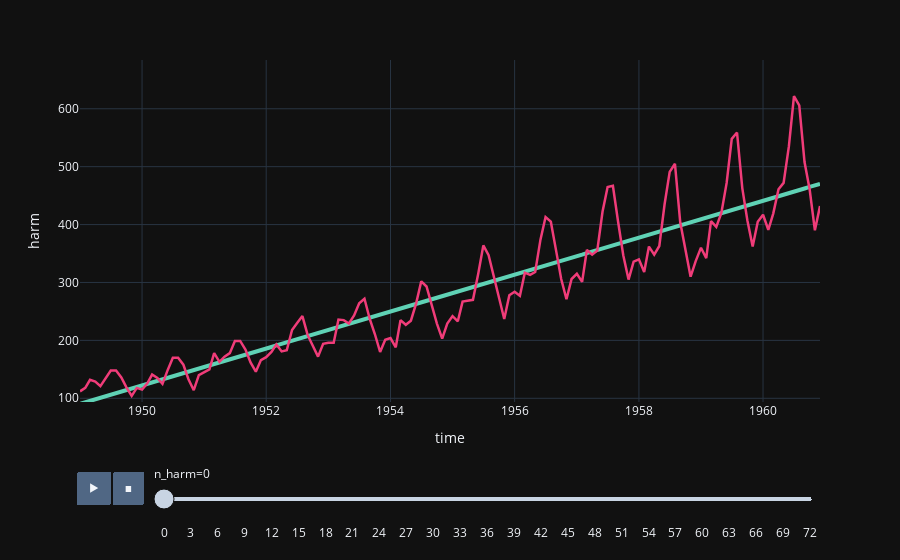

Here is the notebook cell this chart was saved with:
### Code cell
fig = px.line(all_df,   # px.scatter
              x = "time",
              y = "harm",
              animation_frame = "n_harm",
              range_y = [min(all_df['ts']) * 0.9, max(all_df['ts']) * 1.1],
              color_discrete_sequence = ['#5FD2B5'])   # px.colors.qualitative.Dark2

fig2 = go.Figure(fig.add_traces(
    data = px.line(all_df,
                   x = "time",
                   y = "ts",
                   animation_frame = "n_harm",
                   range_y = [min(all_df['ts']) * 0.9, max(all_df['ts']) * 1.1],
                   color_discrete_sequence = ['#F03C79'])._data))

fig2['data'][0]['line']['width'] = 4
fig2['data'][1]['line']['width'] = 2.5

fig2.update_layout(title = "Fourier analysis of the time series",
                   xaxis_title = "Time",
                   yaxis_title = "Time Series",
                   width = 1000,
                   height = 500)

fig2.show()

### Figure 1 — Plotly figure (JSON) as saved in the notebook; plotly's stock layout.template omitted (floating-point values rounded to 4 significant figures; data arrays with more than 128 entries replaced by an {"elided": "..."} marker saying what was removed)
{"data": [{"hovertemplate": "n_harm=0<br>time=%{x}<br>harm=%{y}<extra></extra>", "legendgroup": "", "line": {"color": "#5FD2B5", "dash": "solid", "width": 4}, "marker": {"symbol": "circle"}, "mode": "lines", "name": "", "orientation": "v", "showlegend": false, "x": {"elided": "144 str values"}, "xaxis": "x", "y": {"elided": "144 float values"}, "yaxis": "y", "type": "scatter"}, {"hovertemplate": "n_harm=0<br>time=%{x}<br>ts=%{y}<extra></extra>", "legendgroup": "", "line": {"color": "#F03C79", "dash": "solid", "width": 2.5}, "marker": {"symbol": "circle"}, "mode": "lines", "name": "", "orientation": "v", "showlegend": false, "x": {"elided": "144 str values"}, "xaxis": "x", "y": {"elided": "144 int values"}, "yaxis": "y", "type": "scatter"}], "layout": {"legend": {"tracegroupgap": 0}, "margin": {"t": 60}, "sliders": [{"active": 0, "currentvalue": {"prefix": "n_harm="}, "len": 0.9, "pad": {"b": 10, "t": 60}, "steps": [{"args": [["0"], {"frame": {"duration": 0, "redraw": false}, "mode": "immediate", "fromcurrent": true, "transition": {"duration": 0, "easing": "linear"}}], "label": "0", "method": "animate"}, {"args": [["1"], {"frame": {"duration": 0, "redraw": false}, "mode": "immediate", "fromcurrent": true, "transition": {"duration": 0, "easing": "linear"}}], "label": "1", "method": "animate"}, {"args": [["2"], {"frame": {"duration": 0, "redraw": false}, "mode": "immediate", "fromcurrent": true, "transition": {"duration": 0, "easing": "linear"}}], "label": "2", "method": "animate"}, {"args": [["3"], {"frame": {"duration": 0, "redraw": false}, "mode": "immediate", "fromcurrent": true, "transition": {"duration": 0, "easing": "linear"}}], "label": "3", "method": "animate"}, {"args": [["4"], {"frame": {"duration": 0, "redraw": false}, "mode": "immediate", "fromcurrent": true, "transition": {"duration": 0, "easing": "linear"}}], "label": "4", "method": "animate"}, {"args": [["5"], {"frame": {"duration": 0, "redraw": false}, "mode": "immediate", "fromcurrent": true, "transition": {"duration": 0, "easing": "linear"}}], "label": "5", "method": "animate"}, {"args": [["6"], {"frame": {"duration": 0, "redraw": false}, "mode": "immediate", "fromcurrent": true, "transition": {"duration": 0, "easing": "linear"}}], "label": "6", "method": "animate"}, {"args": [["7"], {"frame": {"duration": 0, "redraw": false}, "mode": "immediate", "fromcurrent": true, "transition": {"duration": 0, "easing": "linear"}}], "label": "7", "method": "animate"}, {"args": [["8"], {"frame": {"duration": 0, "redraw": false}, "mode": "immediate", "fromcurrent": true, "transition": {"duration": 0, "easing": "linear"}}], "label": "8", "method": "animate"}, {"args": [["9"], {"frame": {"duration": 0, "redraw": false}, "mode": "immediate", "fromcurrent": true, "transition": {"duration": 0, "easing": "linear"}}], "label": "9", "method": "animate"}, {"args": [["10"], {"frame": {"duration": 0, "redraw": false}, "mode": "immediate", "fromcurrent": true, "transition": {"duration": 0, "easing": "linear"}}], "label": "10", "method": "animate"}, {"args": [["11"], {"frame": {"duration": 0, "redraw": false}, "mode": "immediate", "fromcurrent": true, "transition": {"duration": 0, "easing": "linear"}}], "label": "11", "method": "animate"}, {"args": [["12"], {"frame": {"duration": 0, "redraw": false}, "mode": "immediate", "fromcurrent": true, "transition": {"duration": 0, "easing": "linear"}}], "label": "12", "method": "animate"}, {"args": [["13"], {"frame": {"duration": 0, "redraw": false}, "mode": "immediate", "fromcurrent": true, "transition": {"duration": 0, "easing": "linear"}}], "label": "13", "method": "animate"}, {"args": [["14"], {"frame": {"duration": 0, "redraw": false}, "mode": "immediate", "fromcurrent": true, "transition": {"duration": 0, "easing": "linear"}}], "label": "14", "method": "animate"}, {"args": [["15"], {"frame": {"duration": 0, "redraw": false}, "mode": "immediate", "fromcurrent": true, "transition": {"duration": 0, "easing": "linear"}}], "label": "15", "method": "animate"}, {"args": [["16"], {"frame": {"duration": 0, "redraw": false}, "mode": "immediate", "fromcurrent": true, "transition": {"duration": 0, "easing": "linear"}}], "label": "16", "method": "animate"}, {"args": [["17"], {"frame": {"duration": 0, "redraw": false}, "mode": "immediate", "fromcurrent": true, "transition": {"duration": 0, "easing": "linear"}}], "label": "17", "method": "animate"}, {"args": [["18"], {"frame": {"duration": 0, "redraw": false}, "mode": "immediate", "fromcurrent": true, "transition": {"duration": 0, "easing": "linear"}}], "label": "18", "method": "animate"}, {"args": [["19"], {"frame": {"duration": 0, "redraw": false}, "mode": "immediate", "fromcurrent": true, "transition": {"duration": 0, "easing": "linear"}}], "label": "19", "method": "animate"}, {"args": [["20"], {"frame": {"duration": 0, "redraw": false}, "mode": "immediate", "fromcurrent": true, "transition": {"duration": 0, "easing": "linear"}}], "label": "20", "method": "animate"}, {"args": [["21"], {"frame": {"duration": 0, "redraw": false}, "mode": "immediate", "fromcurrent": true, "transition": {"duration": 0, "easing": "linear"}}], "label": "21", "method": "animate"}, {"args": [["22"], {"frame": {"duration": 0, "redraw": false}, "mode": "immediate", "fromcurrent": true, "transition": {"duration": 0, "easing": "linear"}}], "label": "22", "method": "animate"}, {"args": [["23"], {"frame": {"duration": 0, "redraw": false}, "mode": "immediate", "fromcurrent": true, "transition": {"duration": 0, "easing": "linear"}}], "label": "23", "method": "animate"}, {"args": [["24"], {"frame": {"duration": 0, "redraw": false}, "mode": "immediate", "fromcurrent": true, "transition": {"duration": 0, "easing": "linear"}}], "label": "24", "method": "animate"}, {"args": [["25"], {"frame": {"duration": 0, "redraw": false}, "mode": "immediate", "fromcurrent": true, "transition": {"duration": 0, "easing": "linear"}}], "label": "25", "method": "animate"}, {"args": [["26"], {"frame": {"duration": 0, "redraw": false}, "mode": "immediate", "fromcurrent": true, "transition": {"duration": 0, "easing": "linear"}}], "label": "26", "method": "animate"}, {"args": [["27"], {"frame": {"duration": 0, "redraw": false}, "mode": "immediate", "fromcurrent": true, "transition": {"duration": 0, "easing": "linear"}}], "label": "27", "method": "animate"}, {"args": [["28"], {"frame": {"duration": 0, "redraw": false}, "mode": "immediate", "fromcurrent": true, "transition": {"duration": 0, "easing": "linear"}}], "label": "28", "method": "animate"}, {"args": [["29"], {"frame": {"duration": 0, "redraw": false}, "mode": "immediate", "fromcurrent": true, "transition": {"duration": 0, "easing": "linear"}}], "label": "29", "method": "animate"}, {"args": [["30"], {"frame": {"duration": 0, "redraw": false}, "mode": "immediate", "fromcurrent": true, "transition": {"duration": 0, "easing": "linear"}}], "label": "30", "method": "animate"}, {"args": [["31"], {"frame": {"duration": 0, "redraw": false}, "mode": "immediate", "fromcurrent": true, "transition": {"duration": 0, "easing": "linear"}}], "label": "31", "method": "animate"}, {"args": [["32"], {"frame": {"duration": 0, "redraw": false}, "mode": "immediate", "fromcurrent": true, "transition": {"duration": 0, "easing": "linear"}}], "label": "32", "method": "animate"}, {"args": [["33"], {"frame": {"duration": 0, "redraw": false}, "mode": "immediate", "fromcurrent": true, "transition": {"duration": 0, "easing": "linear"}}], "label": "33", "method": "animate"}, {"args": [["34"], {"frame": {"duration": 0, "redraw": false}, "mode": "immediate", "fromcurrent": true, "transition": {"duration": 0, "easing": "linear"}}], "label": "34", "method": "animate"}, {"args": [["35"], {"frame": {"duration": 0, "redraw": false}, "mode": "immediate", "fromcurrent": true, "transition": {"duration": 0, "easing": "linear"}}], "label": "35", "method": "animate"}, {"args": [["36"], {"frame": {"duration": 0, "redraw": false}, "mode": "immediate", "fromcurrent": true, "transition": {"duration": 0, "easing": "linear"}}], "label": "36", "method": "animate"}, {"args": [["37"], {"frame": {"duration": 0, "redraw": false}, "mode": "immediate", "fromcurrent": true, "transition": {"duration": 0, "easing": "linear"}}], "label": "37", "method": "animate"}, {"args": [["38"], {"frame": {"duration": 0, "redraw": false}, "mode": "immediate", "fromcurrent": true, "transition": {"duration": 0, "easing": "linear"}}], "label": "38", "method": "animate"}, {"args": [["39"], {"frame": {"duration": 0, "redraw": false}, "mode": "immediate", "fromcurrent": true, "transition": {"duration": 0, "easing": "linear"}}], "label": "39", "method": "animate"}, {"args": [["40"], {"frame": {"duration": 0, "redraw": false}, "mode": "immediate", "fromcurrent": true, "transition": {"duration": 0, "easing": "linear"}}], "label": "40", "method": "animate"}, {"args": [["41"], {"frame": {"duration": 0, "redraw": false}, "mode": "immediate", "fromcurrent": true, "transition": {"duration": 0, "easing": "linear"}}], "label": "41", "method": "animate"}, {"args": [["42"], {"frame": {"duration": 0, "redraw": false}, "mode": "immediate", "fromcurrent": true, "transition": {"duration": 0, "easing": "linear"}}], "label": "42", "method": "animate"}, {"args": [["43"], {"frame": {"duration": 0, "redraw": false}, "mode": "immediate", "fromcurrent": true, "transition": {"duration": 0, "easing": "linear"}}], "label": "43", "method": "animate"}, {"args": [["44"], {"frame": {"duration": 0, "redraw": false}, "mode": "immediate", "fromcurrent": true, "transition": {"duration": 0, "easing": "linear"}}], "label": "44", "method": "animate"}, {"args": [["45"], {"frame": {"duration": 0, "redraw": false}, "mode": "immediate", "fromcurrent": true, "transition": {"duration": 0, "easing": "linear"}}], "label": "45", "method": "animate"}, {"args": [["46"], {"frame": {"duration": 0, "redraw": false}, "mode": "immediate", "fromcurrent": true, "transition": {"duration": 0, "easing": "linear"}}], "label": "46", "method": "animate"}, {"args": [["47"], {"frame": {"duration": 0, "redraw": false}, "mode": "immediate", "fromcurrent": true, "transition": {"duration": 0, "easing": "linear"}}], "label": "47", "method": "animate"}, {"args": [["48"], {"frame": {"duration": 0, "redraw": false}, "mode": "immediate", "fromcurrent": true, "transition": {"duration": 0, "easing": "linear"}}], "label": "48", "method": "animate"}, {"args": [["49"], {"frame": {"duration": 0, "redraw": false}, "mode": "immediate", "fromcurrent": true, "transition": {"duration": 0, "easing": "linear"}}], "label": "49", "method": "animate"}, {"args": [["50"], {"frame": {"duration": 0, "redraw": false}, "mode": "immediate", "fromcurrent": true, "transition": {"duration": 0, "easing": "linear"}}], "label": "50", "method": "animate"}, {"args": [["51"], {"frame": {"duration": 0, "redraw": false}, "mode": "immediate", "fromcurrent": true, "transition": {"duration": 0, "easing": "linear"}}], "label": "51", "method": "animate"}, {"args": [["52"], {"frame": {"duration": 0, "redraw": false}, "mode": "immediate", "fromcurrent": true, "transition": {"duration": 0, "easing": "linear"}}], "label": "52", "method": "animate"}, {"args": [["53"], {"frame": {"duration": 0, "redraw": false}, "mode": "immediate", "fromcurrent": true, "transition": {"duration": 0, "easing": "linear"}}], "label": "53", "method": "animate"}, {"args": [["54"], {"frame": {"duration": 0, "redraw": false}, "mode": "immediate", "fromcurrent": true, "transition": {"duration": 0, "easing": "linear"}}], "label": "54", "method": "animate"}, {"args": [["55"], {"frame": {"duration": 0, "redraw": false}, "mode": "immediate", "fromcurrent": true, "transition": {"duration": 0, "easing": "linear"}}], "label": "55", "method": "animate"}, {"args": [["56"], {"frame": {"duration": 0, "redraw": false}, "mode": "immediate", "fromcurrent": true, "transition": {"duration": 0, "easing": "linear"}}], "label": "56", "method": "animate"}, {"args": [["57"], {"frame": {"duration": 0, "redraw": false}, "mode": "immediate", "fromcurrent": true, "transition": {"duration": 0, "easing": "linear"}}], "label": "57", "method": "animate"}, {"args": [["58"], {"frame": {"duration": 0, "redraw": false}, "mode": "immediate", "fromcurrent": true, "transition": {"duration": 0, "easing": "linear"}}], "label": "58", "method": "animate"}, {"args": [["59"], {"frame": {"duration": 0, "redraw": false}, "mode": "immediate", "fromcurrent": true, "transition": {"duration": 0, "easing": "linear"}}], "label": "59", "method": "animate"}, {"args": [["60"], {"frame": {"duration": 0, "redraw": false}, "mode": "immediate", "fromcurrent": true, "transition": {"duration": 0, "easing": "linear"}}], "label": "60", "method": "animate"}, {"args": [["61"], {"frame": {"duration": 0, "redraw": false}, "mode": "immediate", "fromcurrent": true, "transition": {"duration": 0, "easing": "linear"}}], "label": "61", "method": "animate"}, {"args": [["62"], {"frame": {"duration": 0, "redraw": false}, "mode": "immediate", "fromcurrent": true, "transition": {"duration": 0, "easing": "linear"}}], "label": "62", "method": "animate"}, {"args": [["63"], {"frame": {"duration": 0, "redraw": false}, "mode": "immediate", "fromcurrent": true, "transition": {"duration": 0, "easing": "linear"}}], "label": "63", "method": "animate"}, {"args": [["64"], {"frame": {"duration": 0, "redraw": false}, "mode": "immediate", "fromcurrent": true, "transition": {"duration": 0, "easing": "linear"}}], "label": "64", "method": "animate"}, {"args": [["65"], {"frame": {"duration": 0, "redraw": false}, "mode": "immediate", "fromcurrent": true, "transition": {"duration": 0, "easing": "linear"}}], "label": "65", "method": "animate"}, {"args": [["66"], {"frame": {"duration": 0, "redraw": false}, "mode": "immediate", "fromcurrent": true, "transition": {"duration": 0, "easing": "linear"}}], "label": "66", "method": "animate"}, {"args": [["67"], {"frame": {"duration": 0, "redraw": false}, "mode": "immediate", "fromcurrent": true, "transition": {"duration": 0, "easing": "linear"}}], "label": "67", "method": "animate"}, {"args": [["68"], {"frame": {"duration": 0, "redraw": false}, "mode": "immediate", "fromcurrent": true, "transition": {"duration": 0, "easing": "linear"}}], "label": "68", "method": "animate"}, {"args": [["69"], {"frame": {"duration": 0, "redraw": false}, "mode": "immediate", "fromcurrent": true, "transition": {"duration": 0, "easing": "linear"}}], "label": "69", "method": "animate"}, {"args": [["70"], {"frame": {"duration": 0, "redraw": false}, "mode": "immediate", "fromcurrent": true, "transition": {"duration": 0, "easing": "linear"}}], "label": "70", "method": "animate"}, {"args": [["71"], {"frame": {"duration": 0, "redraw": false}, "mode": "immediate", "fromcurrent": true, "transition": {"duration": 0, "easing": "linear"}}], "label": "71", "method": "animate"}, {"args": [["72"], {"frame": {"duration": 0, "redraw": false}, "mode": "immediate", "fromcurrent": true, "transition": {"duration": 0, "easing": "linear"}}], "label": "72", "method": "animate"}], "x": 0.1, "xanchor": "left", "y": 0, "yanchor": "top"}], "updatemenus": [{"buttons": [{"args": [null, {"frame": {"duration": 500, "redraw": false}, "mode": "immediate", "fromcurrent": true, "transition": {"duration": 500, "easing": "linear"}}], "label": "&#9654;", "method": "animate"}, {"args": [[null], {"frame": {"duration": 0, "redraw": false}, "mode": "immediate", "fromcurrent": true, "transition": {"duration": 0, "easing": "linear"}}], "label": "&#9724;", "method": "animate"}], "direction": "left", "pad": {"r": 10, "t": 70}, "showactive": false, "type": "buttons", "x": 0.1, "xanchor": "right", "y": 0, "yanchor": "top"}], "xaxis": {"anchor": "y", "domain": [0.0, 1.0], "title": {"text": "time"}}, "yaxis": {"anchor": "x", "domain": [0.0, 1.0], "range": [93.6, 684.2], "title": {"text": "harm"}}}}
